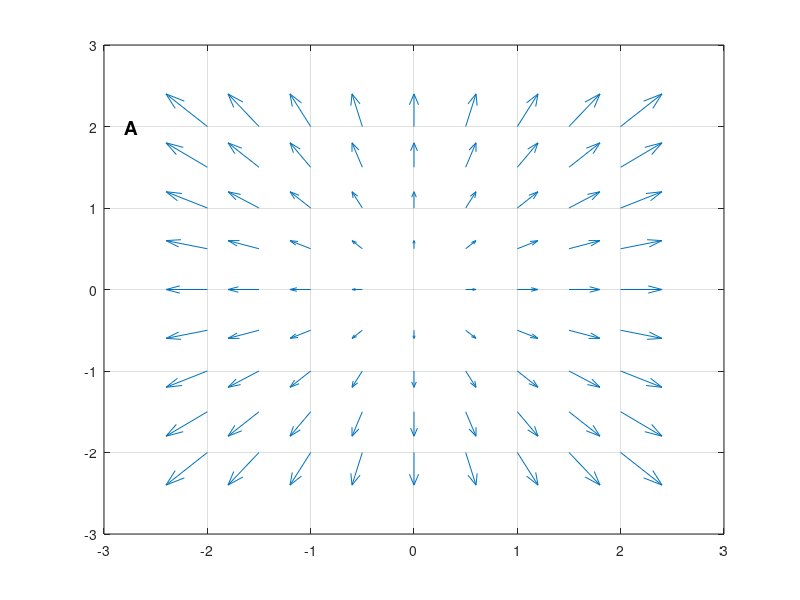
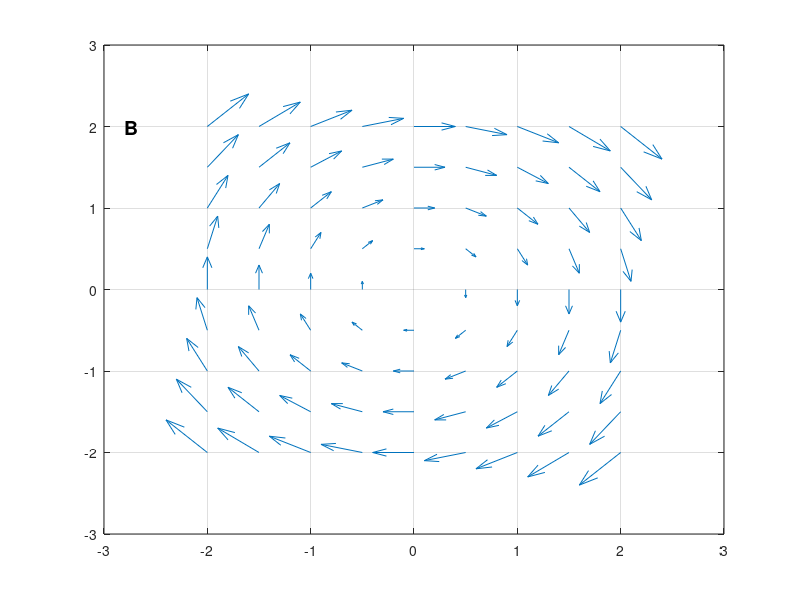
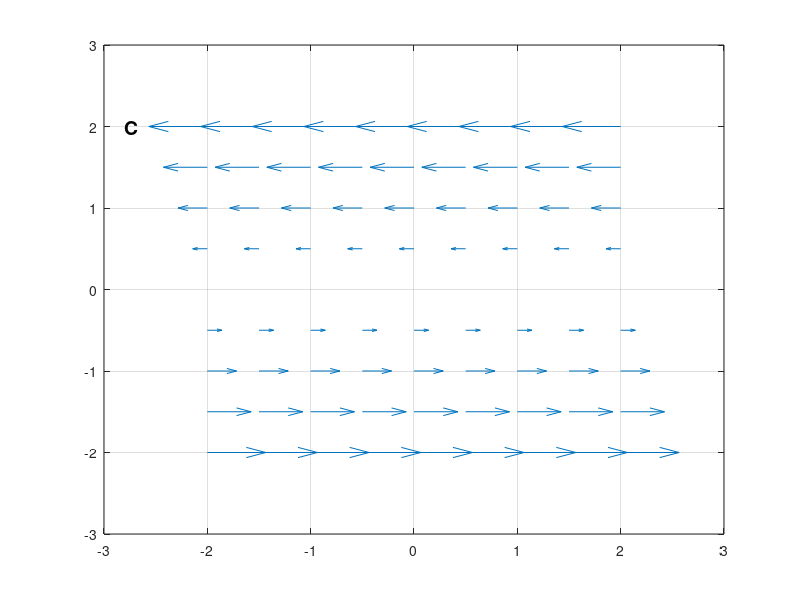
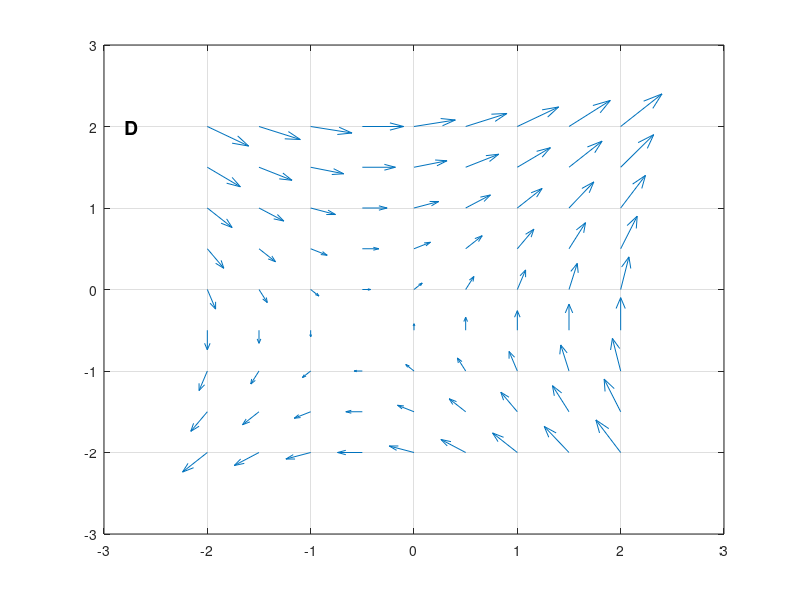

Here is the MATLAB script that generated these plots, in order:
close all

[X,Y] = meshgrid(-2:0.5:2,-2:0.5:2);
U1 = X;
V1 = Y;
quiver(X,Y,U1,V1);
hold on
grid on
text(-2.8,2,'A','FontSize',14,'FontWeight','bold');

figure
U2 = Y;
V2 = -X;
quiver(X,Y,U2,V2);
hold on
grid on
text(-2.8,2,'B','FontSize',14,'FontWeight','bold');

figure
U3 = -Y;
V3 = 0*X;
quiver(X,Y,U3,V3);
hold on
grid on
text(-2.8,2,'C','FontSize',14,'FontWeight','bold');

figure
U4 = 1 + 2*Y;
V4 = 1 + 2*X;
quiver(X,Y,U4,V4);
hold on
grid on
text(-2.8,2,'D','FontSize',14,'FontWeight','bold');
